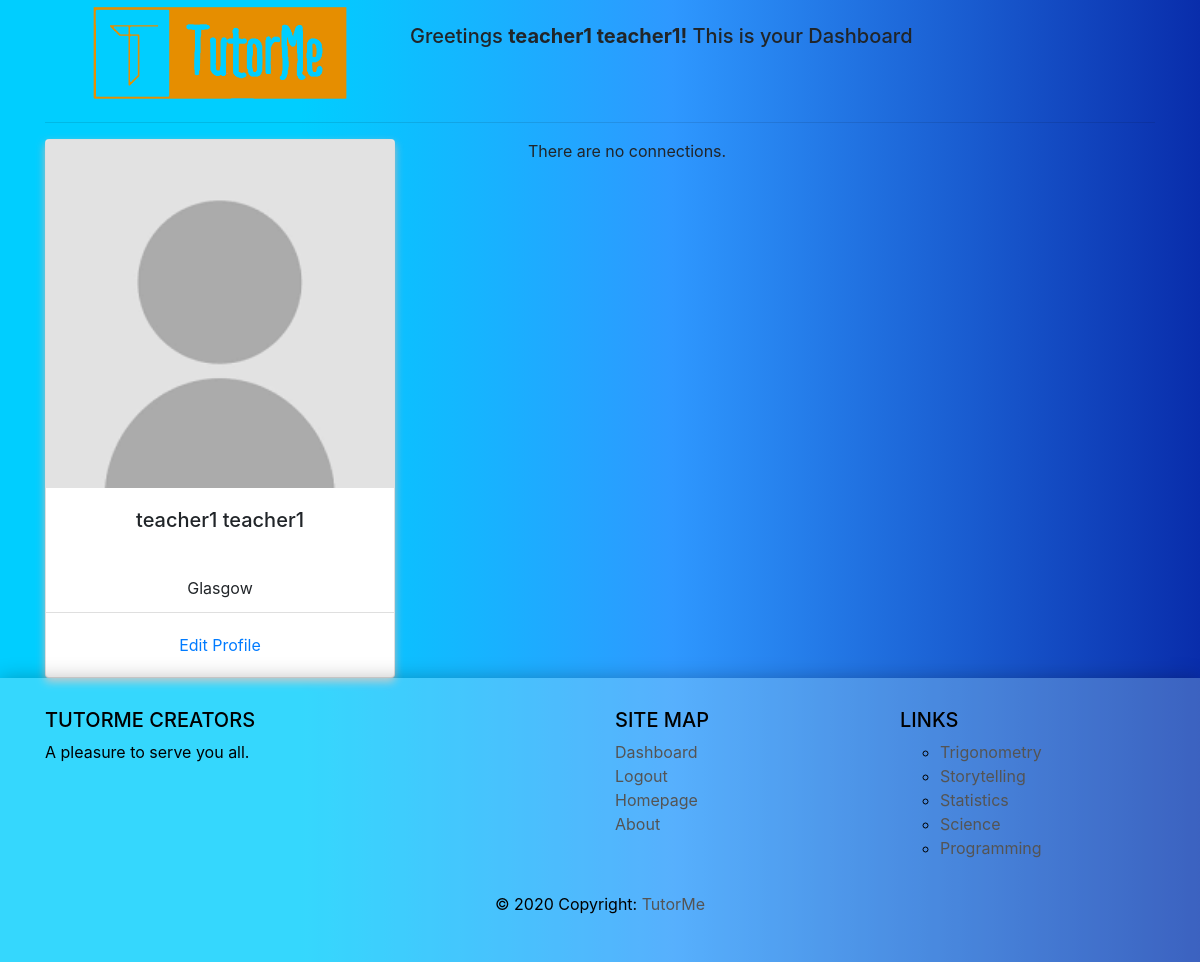
Page /tutorme/dashboard/ (signed in) on the committed database.
### tutorme/models.py (models this page shows, shortened)
class CommonInfo(models.Model):
    first_name = models.CharField(max_length=30, blank=False, default='')
    last_name = models.CharField(max_length=30, blank=False, default='')
    picture = models.ImageField(upload_to='profile_images/', null=True, blank=True)
    location = models.CharField(_('location'), max_length=30, blank=False)
    description = models.CharField(_('description'), max_length=100, blank=False)
    class Meta:
        abstract = True

class Teacher(CommonInfo):
    user = models.OneToOneField(User, on_delete=models.CASCADE, primary_key=True)
    categories = models.ManyToManyField(Category, related_name="teachers", blank=True)
    active = models.BooleanField(default=True)
    students = models.ManyToManyField(Student, related_name="teachers")
    rating = models.IntegerField(_('rating'), default=0)
    class Meta(CommonInfo.Meta):
        db_table = 'teachers'
        verbose_name = _('teacher')
        verbose_name_plural = _('teachers')

class Category(models.Model):
    NAME_MAX_LENGTH = 128
    name = models.CharField(max_length=NAME_MAX_LENGTH, unique=True)
    class Meta:
        verbose_name_plural = 'Categories'
    def __str__(self):
        return self.name

### tutorme/views.py (the view, shortened to what this page needs)
# urls.py: path('dashboard/', views.dashboard, name='dashboard'),
@login_required
def dashboard(request):
    context_dict = dict()
    user = get_user(request.user)
    context_dict['user_obj'] = user
    if user.description == "":
        context_dict['empty_fields'] = True
        context_dict['message'] = "Your account is not complete. Press Edit Profile below complete your registration"
    connections = list()
    if hasattr(user, 'students'):
        form = TeacherUpdateForm(instance=user)
        for student in user.students.all() or []:
            connections.append(student)
    context_dict['form'] = form
    context_dict['connections'] = connections
    return render(request, 'tutorme/dashboard.html', context=context_dict)

### tutorme/templatetags/tutorme_templates_tags.py (called while the page is built)
@register.inclusion_tag('tutorme/categories.html')
def get_category_list(current_category=None):
    return {'categories': Category.objects.order_by('-name')[:5], 'current_category': current_category}

### tutorme/views.py (called while the page is built)
def get_user(user):
    response = None
    if not user.is_anonymous:
        try:
            response = Student.objects.get(user=user)
        except Student.DoesNotExist:
            response = Teacher.objects.get(user=user)
    return response

### templates/tutorme/dashboard.html (shortened to what this page needs)
{%extends 'tutorme/base.html'%}
{% load staticfiles %}
{% load tutorme_templates_tags %}
{% block head_block %}
    <link rel="stylesheet" href="{% static 'css/dashboard.css' %}">
{% endblock %}
{% block body_block %}
    <div class="container">
        <div class="row">
            <div class="col-4">
                <img src="{% static 'images/TutorMeLogoTransparent.png' %}" class="img-fluid" width="266" height="106" alt="Picture of tutorme" />
            </div>
            <div class="col-8-fluid">
                <center>
                    </br> <h5>Greetings <strong>{{ user_obj.first_name }} {{ user_obj.last_name }}!</strong> This is your Dashboard</h5>
                </center>
            </div>
        </div>
        <hr>
    </div>
    <div class="container">
        <div class="row">
            <div class="col-4">
                <div class="card">
                    <img src="{% if user_obj.picture %}{{ MEDIA_URL }}{{ user_obj.picture }}{% else %}{% static 'images/default_profile.png' %}{% endif %}" class="card-img-top" alt="You don't have a profile picture">
                    <div class="card-body">
                        <h5 class="card-title">{{ user_obj.first_name }} {{ user_obj.last_name }}</h5>
                    </div>
                    <ul class="list-group list-group-flush">
                        <li class="list-group-item">{{ user_obj.location }}</li>
                    </ul>
                    <div class="card-body">
                        <a href="#" class="card-link" data-toggle="modal" data-target="#myModal">Edit Profile</a>
                    </div>
                </div>
            </div>
            <div class="col-8 offset-1 carousel-card">
                {% if connections %}
                    <div id="carouselExampleControls" class="carousel slide" data-ride="carousel">
                        <div class="carousel-inner">
                            {% for connection in connections %}
                                <div class="carousel-item {% if forloop.first %}active{% endif %}">
                                    <div class="card">
                                        <div class="row justify-content-center"> <img src="{% if connection.picture %}{{ MEDIA_URL }}{{ connection.picture }}{% else %}{% static 'images/default_profile.png' %}{% endif %}" class="img-fluid profile-pic mb-4 mt-3" alt="User do not have profile picture"> </div>
                                        <h6 class="mb-3 mt-2">{{ connection.first_name }} {{ connection.last_name }}</h6>
                                        <div class="col-8">
                                            <p align="justify" class="content mb-5 mx-2">{{ connection.description }}</p>
                                            {% if student %}
                                                <div id="stars_rating_for_user_{{ connection.first_name }}">
                                                    <h4>Star rating </h4>
                                                    {% get_at_index has_review forloop.counter0 as koko %}
                                                    {% if koko %}
                                                        <div class="Stars" style="--rating: {{ koko }};"></div>
                                                    {% else %}
                                                        <div id="{{ connection.first_name }}" class="{{ connection.first_name }}" about="{{ connection.user.email }} {{ user.email }} {% url 'tutorme:rate' %}">
                                                            <div class='rating-stars text-center'>
                                                                <ul id='stars' class="stars">
                                                                    <li class='star' title='Poor' data-value='1'><i class='fa fa-star fa-fw'></i></li>
                                                                    <li class='star' title='Fair' data-value='2'><i class='fa fa-star fa-fw'></i></li>
                                                                    <li class='star' title='Good' data-value='3'><i class='fa fa-star fa-fw'></i></li>
                                                                    <li class='star' title='Excellent' data-value='4'><i class='fa fa-star fa-fw'></i></li>
                                                                    <li class='star' title='WOW!!!' data-value='5'><i class='fa fa-star fa-fw'></i></li>
                                                                </ul>
                                                            </div>
                                                        </div>
                                                    {% endif %}
                                                </div>
                                            {% endif %}
                                            <div><p align="left" class="content mb-5 mx-2">Contact Info: {{ connection.user.email }}</p></div>
                                        </div>
                                    </div>
                                </div>
                            {% endfor %}
                            <a class="carousel-control-prev" href="#carouselExampleControls" role="button" data-slide="prev">
                                <span class="carousel-control-prev-icon" aria-hidden="true"></span>
                                <span class="sr-only">Previous</span>
                            </a>
                            <a class="carousel-control-next" href="#carouselExampleControls" role="button" data-slide="next">
                                <span class="carousel-control-next-icon" aria-hidden="true"></span>
                                <span class="sr-only">Next</span>
                            </a>
                        </div>
                    </div>
                {% else %}
                    <p align="justify" class="content mb-5 mx-2">There are no connections.</p>
                {% endif %}
            </div>
        </div>
    </div>
{% endblock %}

### templates/tutorme/categories.html
<ul>
{% if categories %}
    {% for c in categories %}
        {% if c == current_category %}
            <li>
            <strong>
                <a href="{% url 'tutorme:show_category' c.name %}">{{ c.name }}</a>
            </strong>
            </li>
        {% else %}
        <li>
            <a href="{% url 'tutorme:show_category' c.name %}">{{ c.name }}</a>
        </li>
        {% endif %}
    {% endfor %}
{% else %}
    <li><strong>There are no categories present.</strong></li>
{% endif %}
</ul>

### static/css/base.css (style rules this page uses)
body { background: rgb(0,206,255); background: linear-gradient(90deg, rgba(0,206,255,1) 25%, rgba(46,152,255,1) 56%, rgba(9,45,171,1) 100%); }
.href-color a { color: #545454; }
:root { --star-size: 40px; --star-color: #BDBDBD; --star-background: #fc0; }
* { position: relative; box-sizing: border-box; }

### static/css/dashboard.css (style rules this page uses)
.card { box-shadow: 0px 4px 8px 0px #BDBDBD }
.carousel-card { max-width: 500px; margin-bottom:20px; }

### rows in the picture
Teacher: first_name "teacher1", last_name "teacher1", location "Glasgow"
Category: name "Trigonometry"
Category: name "Storytelling"
Category: name "Statistics"
Category: name "Science"
Category: name "Programming"
